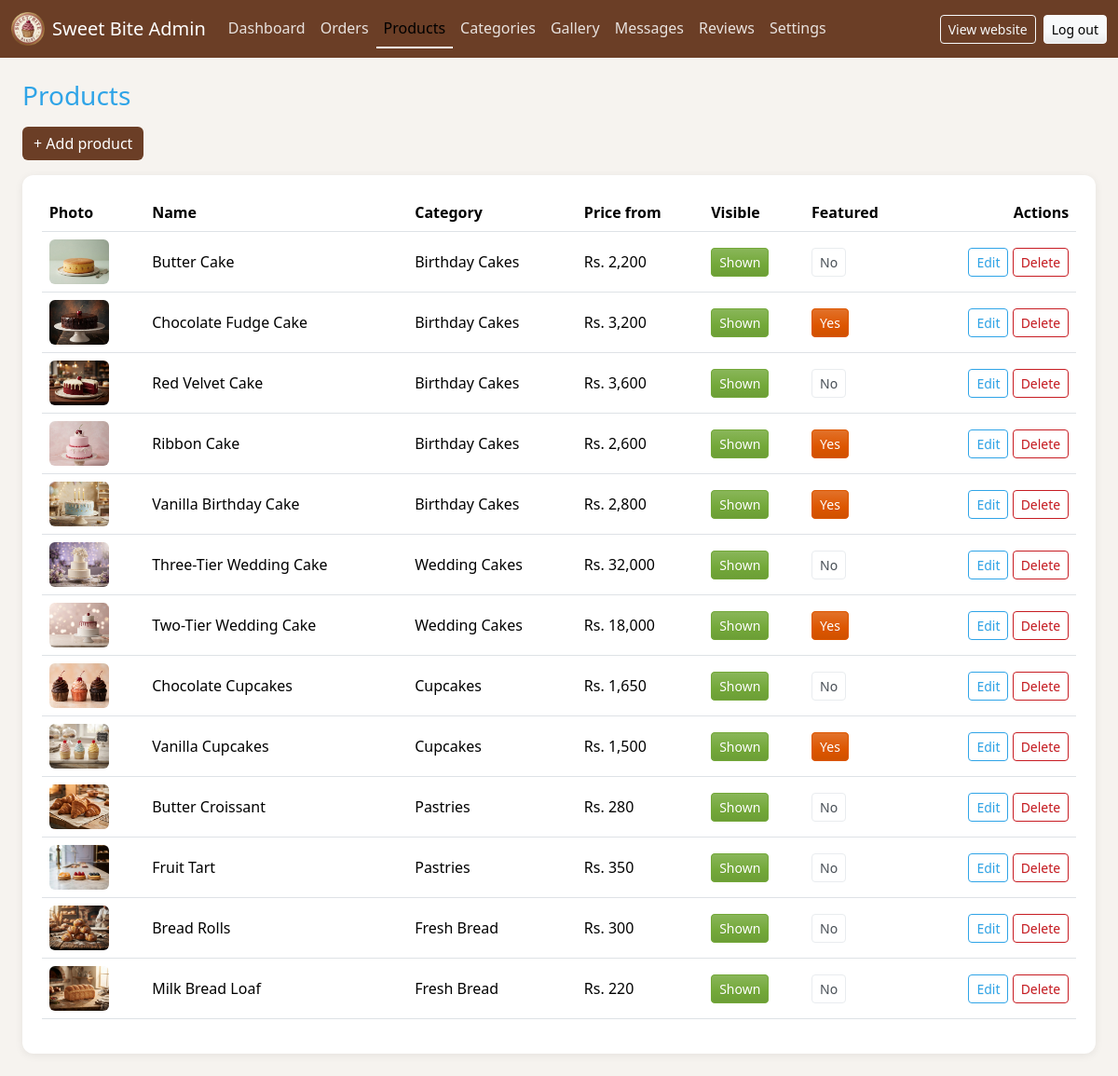
Screenshot of /admin/products.php (signed in) with the database file from the repository.
### tables this page shows
CREATE TABLE products (
    product_id   INT AUTO_INCREMENT PRIMARY KEY,
    category_id  INT NOT NULL,
    name         VARCHAR(120) NOT NULL,
    description  TEXT NOT NULL,
    price_from   DECIMAL(10,2) NOT NULL,
    price_unit   VARCHAR(30) NOT NULL DEFAULT '',
    sizes        VARCHAR(255) NULL,
    flavours     VARCHAR(255) NULL,
    lead_time    VARCHAR(100) NULL,
    image        VARCHAR(255) NULL,
    is_available TINYINT NOT NULL DEFAULT 1,
    is_featured  TINYINT NOT NULL DEFAULT 0,
    created_at   DATETIME NOT NULL DEFAULT CURRENT_TIMESTAMP,
    FOREIGN KEY (category_id) REFERENCES categories(category_id)
);

CREATE TABLE categories (
    category_id   INT AUTO_INCREMENT PRIMARY KEY,
    category_name VARCHAR(80) NOT NULL,
    description   VARCHAR(255) NULL,
    display_order INT NOT NULL DEFAULT 0
);

### includes/functions.php (called while the page is built, shortened)
<?php
require_once __DIR__ . '/db.php';
function e($value): string
{
    return htmlspecialchars((string) $value, ENT_QUOTES, 'UTF-8');
}
function url(string $path = ''): string
{
    return BASE_URL . '/' . ltrim($path, '/');
}
function asset(string $path): string
{
    return url('assets/' . ltrim($path, '/'));
}
function money($amount): string
{
    return 'Rs. ' . number_format((float) $amount, 0);
}
function image_url(string $folder, ?string $file): string
{
    if ($file && is_file(ROOT_PATH . '/assets/images/' . $folder . '/' . $file)) {
        return asset('images/' . $folder . '/' . $file);
    }
    return asset('images/logo.png');
}
    ?>

### includes/db.php (called while the page is built, shortened)
<?php
function db(): PDO
{
    static $pdo = null;
    if ($pdo === null) {
        try {
            $pdo = new PDO(DB_DSN, DB_USER, DB_PASS, [
                PDO::ATTR_ERRMODE            => PDO::ERRMODE_EXCEPTION,
                PDO::ATTR_DEFAULT_FETCH_MODE => PDO::FETCH_ASSOC,
                PDO::ATTR_EMULATE_PREPARES   => false,
            ]);
        } catch (PDOException $e) {
            http_response_code(500);
            exit('Could not connect to the database. Please start MySQL in XAMPP and import database/sweetbite_db.sql.');
        }
    }
    return $pdo;
}

### admin/products.php (the view, shortened to what this page needs)
<?php
$products = db()->query(
    'SELECT p.*, c.category_name FROM products p
     JOIN categories c ON c.category_id = p.category_id
     ORDER BY c.display_order, p.name'
)->fetchAll();
include __DIR__ . '/includes/header.php';
?>
<div class="mb-3"><a href="<?= url('admin/product-form.php') ?>" class="btn btn-brand">+ Add product</a></div>
<div class="admin-card">
    <div class="table-responsive">
        <table class="table align-middle">
            <thead><tr><th>Photo</th><th>Name</th><th>Category</th><th>Price from</th><th>Visible</th><th>Featured</th><th class="text-end">Actions</th></tr></thead>
            <tbody>
            <?php foreach ($products as $p): ?>
                <tr>
                    <td><img class="thumb" src="<?= e(image_url('products', $p['image'])) ?>" alt=""></td>
                    <td><?= e($p['name']) ?></td>
                    <td><?= e($p['category_name']) ?></td>
                    <td><?= money($p['price_from']) ?></td>
                    <td>
                        <form method="post" class="d-inline">
                            <button class="btn btn-sm <?= $p['is_available'] ? 'btn-success' : 'btn-secondary' ?>"><?= $p['is_available'] ? 'Shown' : 'Hidden' ?></button>
                        </form>
                    </td>
                    <td>
                        <form method="post" class="d-inline">
                            <button class="btn btn-sm <?= $p['is_featured'] ? 'btn-warning' : 'btn-outline-secondary' ?>"><?= $p['is_featured'] ? 'Yes' : 'No' ?></button>
                        </form>
                    </td>
                    <td class="text-end text-nowrap">
                        <a class="btn btn-sm btn-outline-primary" href="<?= url('admin/product-form.php?id=' . (int) $p['product_id']) ?>">Edit</a>
                        <form method="post" class="d-inline" data-confirm="Delete this product? This cannot be undone.">
                            <button class="btn btn-sm btn-outline-danger">Delete</button>
                        </form>
                    </td>
                </tr>
            <?php endforeach; ?>
            </tbody>
        </table>
    </div>
</div>
<?php include __DIR__ . '/includes/footer.php'; ?>

### assets/css/admin.css (style rules this page uses)
:root { --brown: #6b3e26; --pink: #c2185b; }
body { background: #f6f3ef; font-family: "Segoe UI", Roboto, "Helvetica Neue", Arial, sans-serif; }
.admin-card { background: #fff; border-radius: 12px; padding: 1.3rem; box-shadow: 0 2px 10px rgba(0, 0, 0, .07); }
.thumb { width: 64px; height: 48px; object-fit: cover; border-radius: 6px; }
.btn-brand { background: var(--brown); color: #fff; border: 0; }

### rows the page displays
products: image (picture), name "Butter Cake", category.category_name "Birthday Cakes", price_from "Rs. 2,200", is_available "Shown", is_featured "No"
products: image (picture), name "Chocolate Fudge Cake", category.category_name "Birthday Cakes", price_from "Rs. 3,200", is_available "Shown", is_featured "Yes"
products: image (picture), name "Red Velvet Cake", category.category_name "Birthday Cakes", price_from "Rs. 3,600", is_available "Shown", is_featured "No"
products: image (picture), name "Ribbon Cake", category.category_name "Birthday Cakes", price_from "Rs. 2,600", is_available "Shown", is_featured "Yes"
products: image (picture), name "Vanilla Birthday Cake", category.category_name "Birthday Cakes", price_from "Rs. 2,800", is_available "Shown", is_featured "Yes"
products: image (picture), name "Three-Tier Wedding Cake", category.category_name "Wedding Cakes", price_from "Rs. 32,000", is_available "Shown", is_featured "No"
products: image (picture), name "Two-Tier Wedding Cake", category.category_name "Wedding Cakes", price_from "Rs. 18,000", is_available "Shown", is_featured "Yes"
products: image (picture), name "Chocolate Cupcakes", category.category_name "Cupcakes", price_from "Rs. 1,650", is_available "Shown", is_featured "No"
products: image (picture), name "Vanilla Cupcakes", category.category_name "Cupcakes", price_from "Rs. 1,500", is_available "Shown", is_featured "Yes"
products: image (picture), name "Butter Croissant", category.category_name "Pastries", price_from "Rs. 280", is_available "Shown", is_featured "No"
products: image (picture), name "Fruit Tart", category.category_name "Pastries", price_from "Rs. 350", is_available "Shown", is_featured "No"
products: image (picture), name "Bread Rolls", category.category_name "Fresh Bread", price_from "Rs. 300", is_available "Shown", is_featured "No"
products: image (picture), name "Milk Bread Loaf", category.category_name "Fresh Bread", price_from "Rs. 220", is_available "Shown", is_featured "No"

### other values shown
$label "Dashboard"
$label "Orders"
$label "Products"
$label "Categories"
$label "Gallery"
$label "Messages"
$label "Reviews"
$label "Settings"
$adminTitle "Products"
